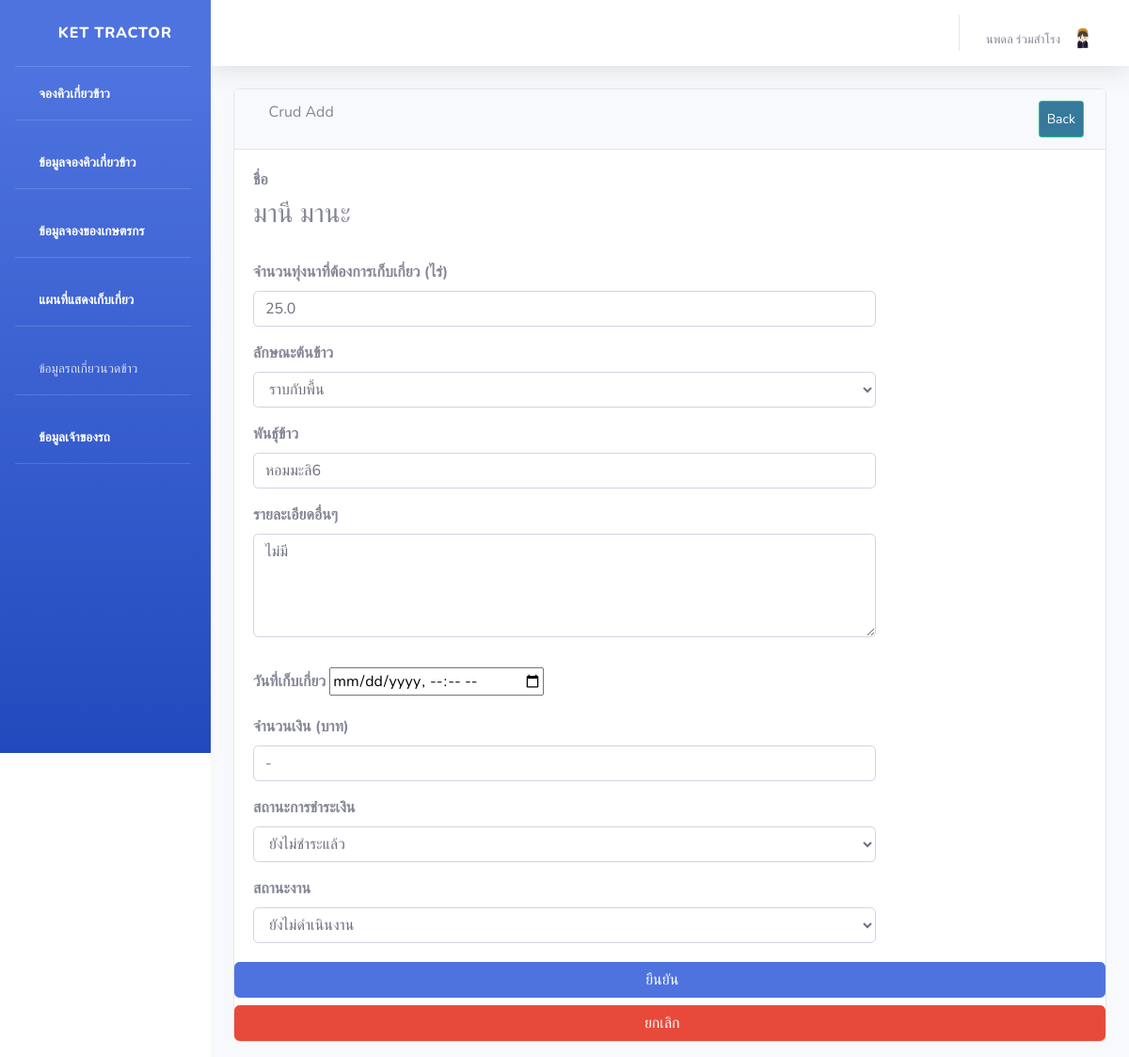
Page /editShowaddWork/3/ (signed in) on the committed database.
### api/models.py (models this page shows, shortened)
class Farmer(AbstractUser):
    id = models.AutoField(primary_key=True)
    farmer_name = models.CharField(max_length=1000, verbose_name = 'ชื่อ-สกุล')
    image = models.ImageField(upload_to='images/farmer', default='images/farmer/no-image.jpg' ,verbose_name = 'รูปโปรไฟล์')
    address = models.CharField(max_length=1000, verbose_name = 'ที่อยู่')
    phone = models.CharField(max_length=1000, verbose_name = 'เบอร์โทรศัพท์')
    email = models.CharField(max_length=1000)
    password = models.CharField(max_length=1000)
    def __str__(self):
        return f'{self.farmer_name}'
    class Meta:
        verbose_name = 'เกษตรกร'

class Work(models.Model):
    farmer_name = models.ForeignKey(Farmer, on_delete=models.CASCADE, null=True,  verbose_name='เกษตรกร')
    lat = models.FloatField(max_length=1000, null=True,verbose_name='ละติจูด' )
    lng = models.FloatField(max_length=1000, null=True,verbose_name='ลองติจูด')
    area = models.FloatField(max_length=1000, null=True,verbose_name='พื้นที่ (ไร่)')
    rice_type = models.ForeignKey(Rice_type, on_delete=models.CASCADE, null=True, default=1, verbose_name='ลักษณะข้าวที่จะให้เกี่ยว')
    rice = models.CharField(max_length=1000, null=True, verbose_name='พันธุ์ข้าว')
    start_time = models.DateTimeField(blank=True, null=True)
    workDetail = models.TextField(max_length=1000, null=True,  verbose_name='รายละเอียด')
    price = models.CharField(max_length=1000, null=True, verbose_name='จำนวนเงิน (บาท)')
    money_status = models.ForeignKey(Money_status, on_delete=models.CASCADE, default=1,null=True, verbose_name='สถานะการชำระเงิน') # ให้นิยามเพิ่มเติม
    work_status = models.ForeignKey(Work_status, on_delete=models.CASCADE, default=1,null=True, verbose_name='สถานะงาน') # รับ ไม่รับ จ่าย
    class Meta:
        verbose_name = 'งานที่ต้องเก็บเกี่ยว'

### api/views.py (the view)
# urls.py: path('editShowaddWork/<int:id>/',views.editShowaddWork),
def editShowaddWork(request, id=0):
    print(f'/editShowAddWork id={id}')
    work = Work.objects.get(pk=id)
    rice_type = Rice_type.objects.all()
    money_status = Money_status.objects.all()
    work_status = Work_status.objects.all()
    if request.method == 'POST':
        print(request.POST)
        form = TractorWorkForm(request.POST, request.FILES, instance=work)
        print(form.is_valid())
        if form.is_valid():
            form.save()
            work = form.instance
            messages.success(request, 'แก้ไขสำเร็จ')
            return redirect('/farmerWork')
    else:
        form = TractorWorkForm(work)
    return render(request, 'api/editShowaddWork.html' ,{
        'form': form,
        'work': work,
        'rice_type': rice_type,
        'money_status': money_status,
        'work_status': work_status,
    })

### api/form.py
class TractorWorkForm(forms.ModelForm):
    class Meta:
        model = Work
        fields = [ 'start_time', 'price', 'money_status', 'work_status' ]

### api/templates/api/editShowaddWork.html (shortened to what this page needs)
{% extends 'api/base.html' %}
{% block content %}
<div id="content-wrapper">
  <div class="container-fluid">
      <div class="card mb-3">
          <div class="card-header">
              <i class="fas fa-table"></i>
              Crud Add
              <a  class="btn btn-sm btn-success" href="/farmerWork" style="padding: 8px; float: right; background-color: rgb(53, 122, 155); color: white;">Back</a>
          </div>
          <div class="card-body">
            <form class="form-horizontal" action="/editShowaddWork/{{ work.id }}/" method="POST"  enctype="multipart/form-data">
              <div class="form-group">
                  <div class="form-row">
                      <div class="col-md-9">
                          <div class="form-label-group">
                            <label for="work.farmer_name"><b>ชื่อ</b></label><br>
                            <label name="work.farmer_name" value="{{ work.farmer_name }}"  required><h3>{{ work.farmer_name }}</h3></label>
                          </div>
                      </div>
                  </div>
              </div>
              <div class="form-group">
                  <div class="form-row">
                      <div class="col-md-9">
                          <div class="form-label-group">
                            <label for="area"><b>จำนวนทุ่งนาที่ต้องการเก็บเกี่ยว (ไร่)</b></label>
                            <input type="text" class="form-control" name="area" value="{{ work.area }}"  required>
                          </div>
                      </div>
                  </div>
              </div>
               <div class="form-group">
          <div class="form-row">
              <div class="col-md-9">
                  <div class="form-label-group">
                    <label for="exampleSelect1"><b>ลักษณะต้นข้าว</b></label>
                    <select class="form-control" id="Select" name="rice_type" required>
                      {% for c in rice_type %}
                        {% if c == work.rice_type %}
                        <option value="{{c.id}}" selected>{{ c.rice_type }}</option>
                        {% else %}
                        <option value="{{c.id}}">{{ c.rice_type }}</option>
                        {% endif %}
                      {% endfor %}
                    </select>
                  </div>
              </div>
          </div>
      </div>
              <div class="form-group">
                  <div class="form-row">
                      <div class="col-md-9">
                          <div class="form-label-group">
                            <label for="rice"><b>พันธุ์ข้าว</b></label>
                            <input type="text" class="form-control"  name="rice" value="{{ work.rice }}" required>
                          </div>
                      </div>
                  </div>
              </div>
              <div class="form-group">
              <div class="form-row">
                  <div class="col-md-9">
                      <div class="form-label-group">
                        <label for="workDetail"><b>รายละเอียดอื่นๆ</b></label>
                            <div class="form-group">
                              <textarea class="form-control" rows="4" name="workDetail" value="{{ work.workDetail }}" required>{{ work.workDetail}}</textarea >
                            </div>
                      </div>
                  </div>
              </div>
          </div>
              <div class="form-group">
                  <div class="form-row">
                      <div class="col-md-9">
                          <div class="form-label-group">
                            <label for="start_time"><b>วันที่เก็บเกี่ยว</b></label>
                            <input type="datetime-local" id="start" name="start_time" value="{{ work.start_time }}" required>
                             </div>
                      </div>
                  </div>
              </div>
           <div class="form-group">
                  <div class="form-row">
                      <div class="col-md-9">
                          <div class="form-label-group">
                            <label for="price"><b>จำนวนเงิน (บาท)</b></label>
                            <input type="text" class="form-control"  name="price" value="{{ work.price }}" required>
                          </div>
                      </div>
                  </div>
              </div>
            <div class="form-group" >
          <div class="form-row">
              <div class="col-md-9">
                  <div class="form-label-group">
                    <label for="exampleSelect1"><b>สถานะการชำระเงิน</b></label>
                    <select class="form-control" id="Select" name="money_status" required>
                      {% for c in money_status %}
                      {% if c == work.money_status %}
                      <option value="{{c.id}}" selected>{{ c.money_status }}</option>
                      {% else %}
                      <option value="{{c.id}}">{{ c.money_status }}</option>
                      {% endif %}
                      {% endfor %}
                    </select>
                  </div>
              </div>
          </div>
      </div>
      <div class="form-row">
              <div class="col-md-9">
                  <div class="form-label-group">
                    <label for="exampleSelect1"><b>สถานะงาน</b></label>
                    <select class="form-control" id="Select" name="work_status" required>
                      {% for c in work_status %}
                      {% if c == work.work_status %}
                      <option value="{{c.id}}" selected>{{ c.work_status }}</option>
                      {% else %}
                      <option value="{{c.id}}">{{ c.work_status }}</option>
                      {% endif %}
                      {% endfor %}
                    </select>
                  </div>
              </div>
          </div>
      </div>
            <button class="btn btn-primary btn-block" onclick="return confirm('ยืนยันการแก้ไข ?')" type="submit">ยืนยัน &nbsp;&nbsp;&nbsp;</button>
            <button class="btn btn-danger btn-block"  type="reset"> ยกเลิก &nbsp;&nbsp;&nbsp;</button>
          </div>
      </div>
  </div>
</div>
{% endblock %}

### api/templates/api/base.html (shortened to what this page needs)
<!DOCTYPE html>
{% load static %}
<html lang="en">
<head>
    <link href="{% static 'api/vendor/fontawesome-free/css/all.min.css' %}" rel="stylesheet" type="text/css">
    <link rel="stylesheet" type="text/css" href="{% static 'api/css/styles.css' %}">
    <link href="{% static 'api/css/sb-admin-2.min.css' %}" rel="stylesheet">
</head>
<body id="page-top">
    <div id="wrapper">
        <ul class="navbar-nav bg-gradient-primary sidebar sidebar-dark accordion" id="accordionSidebar">
            <a class="sidebar-brand d-flex align-items-center justify-content-center" href="/index">
                <div class="sidebar-brand-icon rotate-n-15">
                    <i class="fas fa-laugh-wink"></i>
                </div>
                <div class="sidebar-brand-text mx-3">Ket Tractor</div>
            </a>
            <hr class="sidebar-divider my-0">
            {% if user.is_authenticated %}
            <li class="nav-item active">
                <a class="nav-link" href="/addWork">
                    <i class="fas fa-fw fa-tachometer-alt"></i>
                    <span>จองคิวเกี่ยวข้าว</span></a>
            </li>
             <hr class="sidebar-divider">
             <li class="nav-item active">
                <a class="nav-link" href="/showWork">
                    <i class="fas fa-fw fa-tachometer-alt"></i>
                    <span>ข้อมูลจองคิวเกี่ยวข้าว</span></a>
            </li>
            {% endif %}
            {% if request.user.is_superuser %}
                 <hr class="sidebar-divider">
             <li class="nav-item active">
                <a class="nav-link" href="/farmerWork">
                    <i class="fas fa-fw fa-tachometer-alt"></i>
                    <span>ข้อมูลจองของเกษตรกร</span></a>
            </li>
             <hr class="sidebar-divider">
             <li class="nav-item active">
                <a class="nav-link" href="/map">
                    <i class="fas fa-fw fa-tachometer-alt"></i>
                    <span>แผนที่แสดงเก็บเกี่ยว</span></a>
            </li>
            {% endif %}
           <hr class="sidebar-divider">
             <li class="nav-item">
                <a class="nav-link collapsed" href="#" data-toggle="collapse" data-target="#collapseTwo"
                    aria-expanded="true" aria-controls="collapseTwo">
                    <i class="fas fa-fw fa-cog"></i>
                    <span>ข้อมูลรถเกี่ยวนวดข้าว</span>
                </a>
             <li class="nav-item active">
             <hr class="sidebar-divider">
                <a class="nav-link" href="/profileAdmin">
                    <i class="fas fa-fw fa-tachometer-alt"></i>
                    <span>ข้อมูลเจ้าของรถ</span></a>
            </li>
            <hr class="sidebar-divider">
        </ul>
        <div id="content-wrapper" class="d-flex flex-column">
            <div id="content">
                <nav class="navbar navbar-expand navbar-light bg-white topbar mb-4 static-top shadow">
                    <ul class="navbar-nav ml-auto">
                        <li class="nav-item dropdown no-arrow">
                     {% if user.is_authenticated %}
                <a href="#" class="nav-link dropdown-toggle" data-toggle="dropdown" role="button" aria-haspopup="true"
                aria-expanded="false">
               <span class="mr-2 d-none d-lg-inline text-gray-600 small">{{user.farmer_name}}  </span>
                <img class="img-profile rounded-circle"
                src="{{user.image.url}} " >
            </a>
                        </li>
                    </ul>
                     {% else %}
                  <li class="nav-item"><a class="nav-link" href="/login">เข้าสู่ระบบ</a></li>
                  <li class="nav-item"><a class="nav-link" href="/register">สมัครสมาชิก</a></li>
                </ul>
                </li>
                   {% endif %}
                </nav>
                {% block content %}
                {% endblock %}
        </div>
    </div>
</body>
</html>

### api/static/api/css/styles.css (style rules this page uses)
body { font-family: "ptsans", "Lato", "Helvetica Neue", Helvetica, Arial, sans-serif; }
.btn { outline: none; color: black; background-color: transparent; box-shadow: 0 0 0 0; margin-right: 3px; }
ul { height: 100%; padding: 0px 5px 0px 20px; }
a { color: #17a2b8; }

### rows in the picture
Farmer: farmer_name "นพดล ร่วมสำโรง", image (picture)
Work: farmer_name "มานี มานะ", area "25.0", rice "หอมมะลิ6", workDetail "ไม่มี", price "-"

### other values in the picture
form field rice_type "ราบกับพื้น"
form field money_status "ยังไม่ชำระแล้ว"
form field work_status "ยังไม่ดำเนินงาน"
